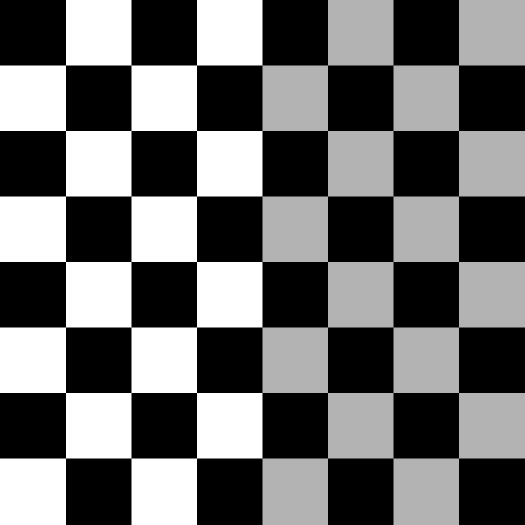
#> input picture 5-3.tif, 1049 x 1049 px, found by its file name (shown at 1/2 size)
$ python 5-2.py
#> lines starting #> are read from the running program, lines starting #| are printed output that depends on the picture; after the words box and inside, x2 and y2 are one past the last pixel; in counts of white or black regions, pixels touching at a corner belong together
import matplotlib.pyplot as plt
import numpy as np
from numpy import fft
import math
import cv2
import random


# 仿真运动模糊
def motion_process(image_size, motion_angle):
    PSF = np.zeros(image_size)
    print(image_size)
    center_position = (image_size[0] - 1) / 2
    print(center_position)

    slope_tan = math.tan(motion_angle * math.pi / 180)
    slope_cot = 1 / slope_tan
    if slope_tan <= 1:
        for i in range(15):
            offset = round(i * slope_tan)  # ((center_position-i)*slope_tan)
            PSF[int(center_position + offset), int(center_position - offset)] = 1
        return PSF / PSF.sum()  # 对点扩散函数进行归一化亮度
    else:
        for i in range(15):
            offset = round(i * slope_cot)
            PSF[int(center_position - offset), int(center_position + offset)] = 1
        return PSF / PSF.sum()


# 对图片进行运动模糊
def make_blurred(input, PSF, eps):
    input_fft = fft.fft2(input)  # 进行二维数组的傅里叶变换
    PSF_fft = fft.fft2(PSF) + eps
    blurred = fft.ifft2(input_fft * PSF_fft)
    blurred = np.abs(fft.fftshift(blurred))
    return blurred

#高斯噪声
def GaussianNoise(src,means,sigma):
    NoiseImg=src
    rows=NoiseImg.shape[0]
    cols=NoiseImg.shape[1]
    for i in range(rows):
        for j in range(cols):
            NoiseImg[i][j]=NoiseImg[i][j]+random.gauss(means,sigma)#添加噪声
            # 测试
            # print(NoiseImg[i][j])
            #
            if  NoiseImg[i][j]< 0:
                 NoiseImg[i][j]=abs(NoiseImg[i][j])
            elif  NoiseImg[i][j]>255:
                 NoiseImg[i][j]=255
    return NoiseImg

def inverse(input, PSF, eps):  # 逆滤波
    input_fft = fft.fft2(input)
    PSF_fft = fft.fft2(PSF) + eps  # 噪声功率，这是已知的，考虑epsilon
    result = fft.ifft2(input_fft / PSF_fft)  # 计算F(u,v)的傅里叶反变换
    result = np.abs(fft.fftshift(result))
    return result


def wiener(input, PSF, eps, K=0.01):  # 维纳滤波，K=0.01
    input_fft = fft.fft2(input)
    PSF_fft = fft.fft2(PSF) + eps
    PSF_fft_1 = np.conj(PSF_fft) / (np.abs(PSF_fft) ** 2 + K)
    result = fft.ifft2(input_fft * PSF_fft_1)
    result = np.abs(fft.fftshift(result))
    return result


image = cv2.imread('E:/test5/5-3.tif')
#> image is the input picture: shape (1049, 1049, 3); min 0, max 255, mean 108.5
image = cv2.cvtColor(image, cv2.COLOR_BGR2GRAY)
#> image: shape (1049, 1049)
img_h = image.shape[0]
#> img_h = 1049
img_w = image.shape[1]
#> img_w = 1049
plt.figure(1)
plt.xlabel("Original Image")
plt.gray()
plt.imshow(image)  # 显示原图像

plt.figure(2)
plt.gray()
# 进行运动模糊处理
PSF = motion_process((img_h, img_w), 60)
blurred = np.abs(make_blurred(image, PSF, 1e-3))
#> in make_blurred, `PSF_fft = fft.fft2(PSF) + eps`:
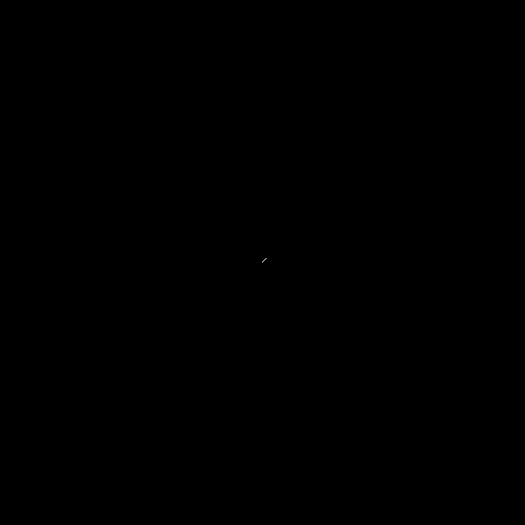
#> PSF: shape (1049, 1049) float64 (shown at 1/2 size); values 0 (black) and 0.111 (white), 0% white in thin lines or dots, all inside (x1, y1, x2, y2) = (524, 516, 533, 525)
#> in make_blurred, `blurred = np.abs(fft.fftshift(blurred))`:
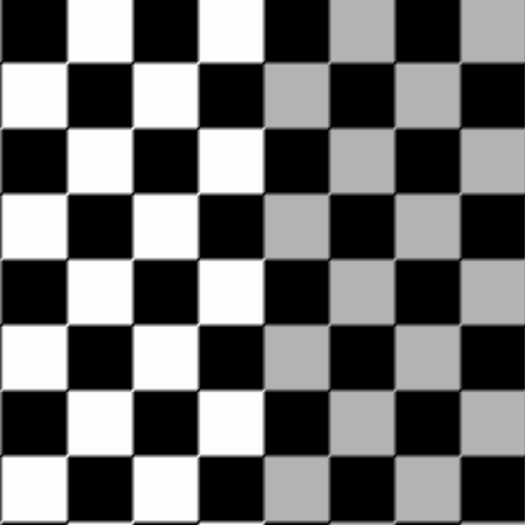
#> blurred: shape (1049, 1049) float64 (shown at 1/2 size); min 0, max 255.2, mean 108.6; drawn with min black and max white

plt.subplot(231)
plt.xlabel("Motion blurred")
plt.imshow(blurred)

result = inverse(blurred, PSF, 1e-3)  # 逆滤波
#> in inverse, `result = np.abs(fft.fftshift(result))`:
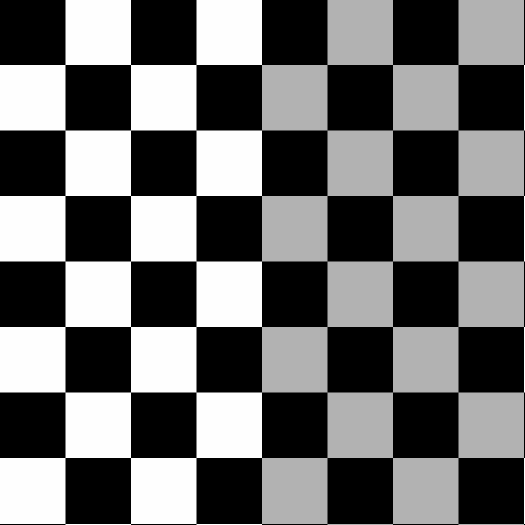
#> result: shape (1049, 1049) float64 (shown at 1/2 size); min 1.42e-14, max 255, mean 108.5; drawn with min black and max white
plt.subplot(232)
plt.xlabel("inverse deblurred")
plt.imshow(result)
#
result = wiener(blurred, PSF, 1e-3)  # 维纳滤波
#> in wiener, `result = np.abs(fft.fftshift(result))`:
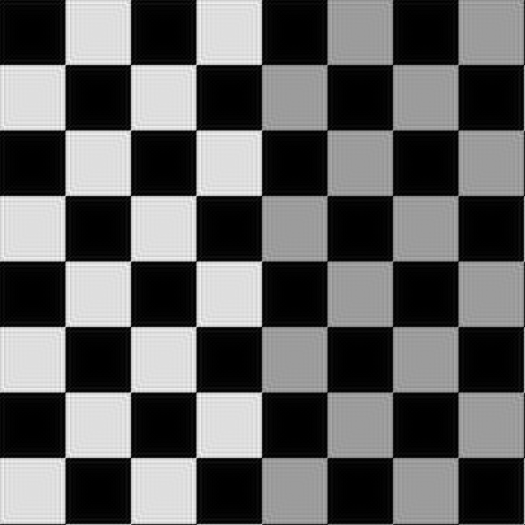
#> result: shape (1049, 1049) float64 (shown at 1/2 size); min 1.34e-06, max 289.3, mean 109.5; drawn with min black and max white
plt.subplot(233)
plt.xlabel("wiener deblurred(k=0.01)")
plt.imshow(result)

blurred_noisy = GaussianNoise(blurred,1,10)  # 添加噪声,standard_normal产生随机的函数

plt.subplot(234)
plt.xlabel("motion & noisy blurred")
plt.imshow(blurred_noisy)  # 显示添加噪声且运动模糊的图像

result = inverse(blurred_noisy, PSF, 0.1 + 1e-3)  # 对添加噪声的图像进行逆滤波
#> call 2 of inverse, with eps = 0.101
#> in inverse (call 2), `result = np.abs(fft.fftshift(result))`:
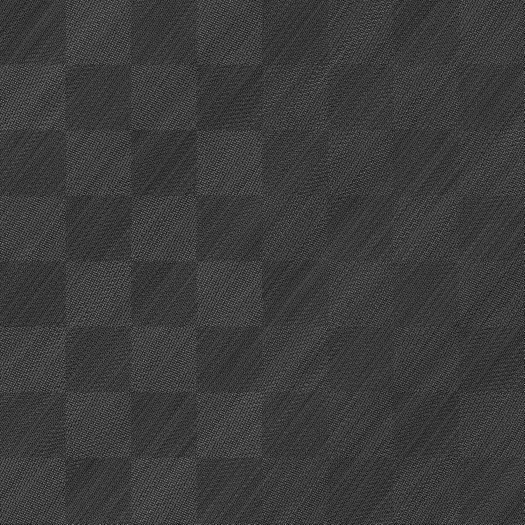
#> result: shape (1049, 1049) float64 (shown at 1/2 size); min 0.000153, max 1594.9, mean 376.4; drawn with min black and max white
plt.subplot(235)
plt.xlabel("inverse deblurred")
plt.imshow(result)

result = wiener(blurred_noisy, PSF, 0.1 + 1e-3)  # 对添加噪声的图像进行维纳滤波
#> call 2 of wiener, with eps = 0.101, K = 0.01
#> in wiener (call 2), `result = np.abs(fft.fftshift(result))`:
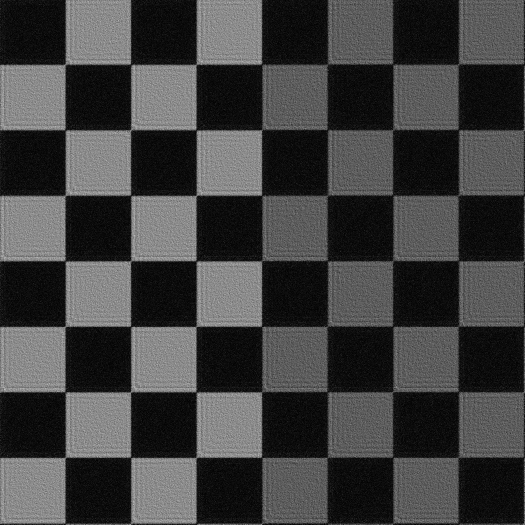
#> result: shape (1049, 1049) float64 (shown at 1/2 size); min 4.16e-05, max 426.9, mean 108.4; drawn with min black and max white
plt.subplot(236)
plt.xlabel("wiener deblurred(k=0.01)")
plt.imshow(result)

plt.show()

$ run again, with 5-2.tif copied over 5-3.tif
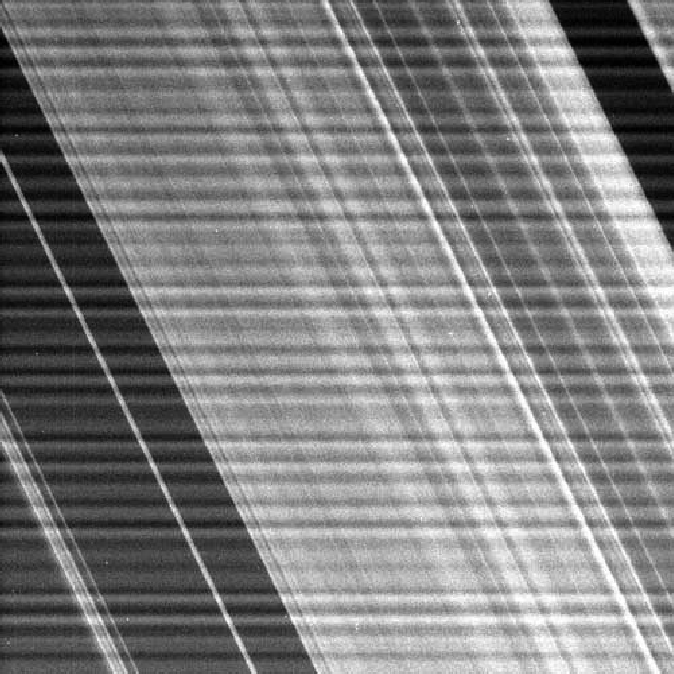
#> input picture 5-2.tif, 674 x 674 px, found by its file name
#> image is the input picture: shape (674, 674, 3); min 0, max 255, mean 127.9
#> image: shape (674, 674)
#> PSF: shape (674, 674) float64; values 0 (black) and 0.111 (white), 0% white in thin lines or dots, all inside (x1, y1, x2, y2) = (336, 328, 345, 337)
#> in make_blurred, `blurred = np.abs(fft.fftshift(blurred))`:
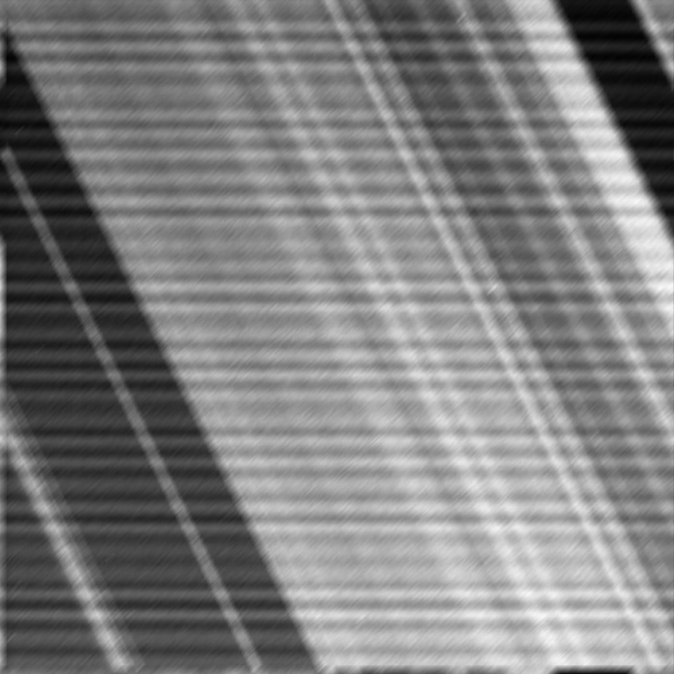
#> blurred: shape (674, 674) float64; min 3.02, max 249.3, mean 128.1
#> in wiener (call 2), `result = np.abs(fft.fftshift(result))`:
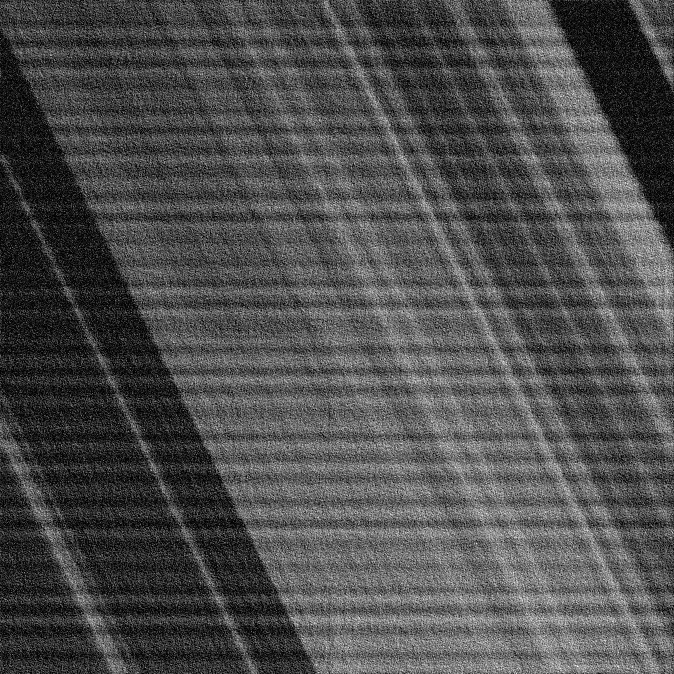
#> result: shape (674, 674) float64; min 0.000754, max 386.8, mean 118.7; drawn with min black and max white
